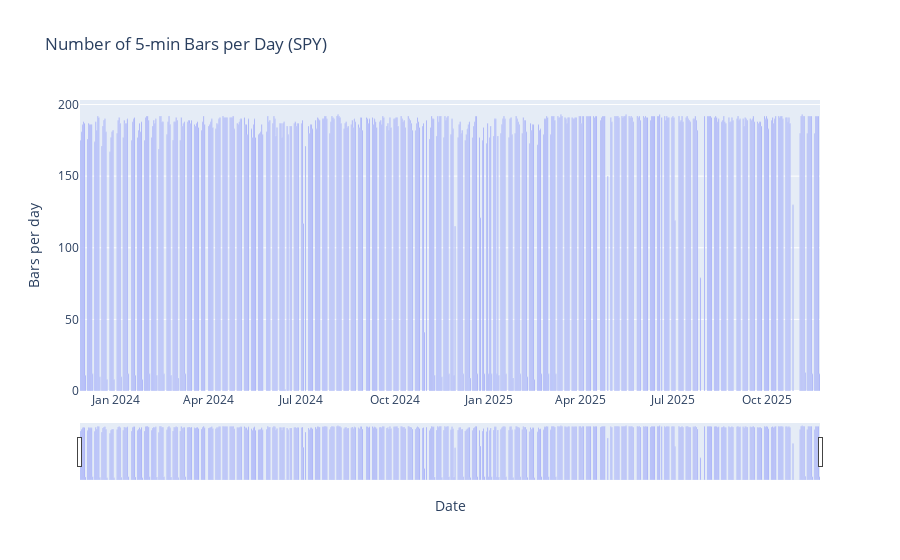

Here is the notebook cell this chart was saved with:
### Code cell
import pandas as pd
import plotly.express as px

# Path to your CSV
csv_path = "raw_5min/SPY_2023-11-01_to_2025-11-23.csv"

# Load data (timestamp index was saved as a column called 'timestamp')
df = pd.read_csv(csv_path, parse_dates=["timestamp"])

# Extract date and count rows per day
df["date"] = df["timestamp"].dt.date
bars_per_day = (
    df.groupby("date")
      .size()
      .reset_index(name="num_bars")
)

# Plot with Plotly
fig = px.bar(
    bars_per_day,
    x="date",
    y="num_bars",
    title="Number of 5-min Bars per Day (SPY)",
    labels={"date": "Date", "num_bars": "Bars per day"},
)

fig.update_layout(xaxis_rangeslider_visible=True)
fig.show()

### Figure 1 — Plotly figure (JSON) as saved in the notebook; plotly's stock layout.template omitted (floating-point values rounded to 4 significant figures; data arrays with more than 128 entries replaced by an {"elided": "..."} marker saying what was removed)
{"data": [{"hovertemplate": "Date=%{x}<br>Bars per day=%{y}<extra></extra>", "legendgroup": "", "marker": {"color": "#636efa", "pattern": {"shape": ""}}, "name": "", "orientation": "v", "showlegend": false, "textposition": "auto", "type": "bar", "x": {"elided": "529 str values"}, "xaxis": "x", "y": {"elided": "529 int values"}, "yaxis": "y"}], "layout": {"barmode": "relative", "legend": {"tracegroupgap": 0}, "title": {"text": "Number of 5-min Bars per Day (SPY)"}, "xaxis": {"anchor": "y", "domain": [0, 1], "rangeslider": {"visible": true}, "title": {"text": "Date"}}, "yaxis": {"anchor": "x", "domain": [0, 1], "title": {"text": "Bars per day"}}}}
